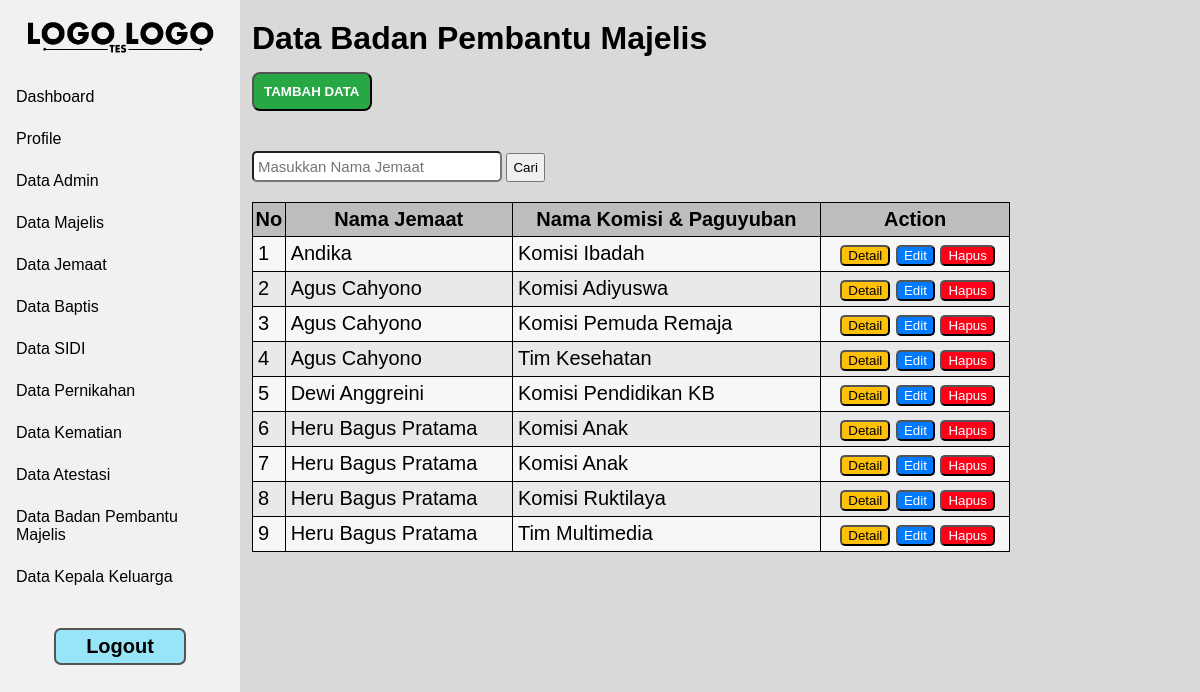
Screenshot of /admin/data_komisi_paguyuban.php (signed in) with the database file from the repository.
### tables this page shows
CREATE TABLE `komisi_paguyuban` (
  `nik` varchar(16) NOT NULL,
  `nama_komisi_paguyuban` varchar(250) NOT NULL,
  `jabatan` varchar(250) NOT NULL,
  `tanggal_peneguhan` date NOT NULL,
  `tanggal_lereh` date NOT NULL,
  `nama_pendeta` varchar(250) NOT NULL,
  `status` varchar(11) NOT NULL
);

CREATE TABLE `jemaat` (
  `nik` varchar(16) NOT NULL,
  `no_kk` varchar(16) NOT NULL,
  `nama_jemaat` varchar(200) NOT NULL,
  `password` varchar(200) NOT NULL,
  `jenis_kelamin` varchar(9) NOT NULL,
  `tempat_lahir` varchar(150) NOT NULL,
  `tanggal_lahir` date NOT NULL,
  `pendidikan_terakhir` varchar(100) NOT NULL,
  `pekerjaan` varchar(150) NOT NULL,
  `blok` varchar(2) NOT NULL,
  `pepanthan` varchar(50) NOT NULL,
  `status_hubungan_keluarga` varchar(100) NOT NULL,
  `status_jemaat` varchar(50) NOT NULL,
  `no_handphone` varchar(13) NOT NULL,
  `provinsi_kk` varchar(150) NOT NULL,
  `kab_kota_kk` varchar(150) NOT NULL,
  `kecamatan_kk` varchar(150) NOT NULL,
  `kelurahan_kk` varchar(150) NOT NULL,
  `rw_kk` varchar(4) NOT NULL,
  `rt_kk` varchar(4) NOT NULL,
  `provinsi_domisili` varchar(150) NOT NULL,
  `kab_kota_domisili` varchar(150) NOT NULL,
  `kecamatan_domisili` varchar(150) NOT NULL,
  `kelurahan_domisili` varchar(150) NOT NULL,
  `rw_domisili` varchar(4) NOT NULL,
  `rt_domisili` varchar(4) NOT NULL
);

### admin/data_komisi_paguyuban.php (the view, shortened to what this page needs)
<!DOCTYPE html>
<html lang="en">
<head>
</head>
<body>
    <?php
        include "../session/session_login.php";
        include "navbar.php";
    ?>
    <div class="body-content">
        <h1>Data Badan Pembantu Majelis</h1>
        <a id="-" href="tambah_komisi_paguyuban.php"><button id="btn-tambah">TAMBAH DATA</button></a>
        <form action="" method="GET" id="search-bar">
            <input type="text" id="search" name="search" placeholder="Masukkan Nama Jemaat">
            <button type="submit" id="btn-cari">Cari</button>
        </form>
        <div class="tabel">
            <table id="tb-data">
                <tr id="tb-tr">
                    <th id="tb-th">No</th>
                    <th id="tb-th">Nama Jemaat</th>
                    <th id="tb-th">Nama Komisi & Paguyuban</th>
                    <th id="tb-th">Action</th>
                </tr>
                <?php
                $where = '';
                    $query=mysqli_query($konek_db, "SELECT * FROM komisi_paguyuban INNER JOIN jemaat ON komisi_paguyuban.nik = jemaat.nik".$where);
                    $id = 0;
                    while ($data = mysqli_fetch_array($query)){
                ?>
                <form action="" method="POST">
                    <tr id="tb-tr">
                        <?php
                            $id++;
                            echo "
                                <td id='tb-td'>".$id."</td>
                                <td id='tb-td'>".$data["nama_jemaat"]."</td>
                                <td id='tb-td'>".$data["nama_komisi_paguyuban"]."</td>
                                <td id='tb-td'>
                                    <div class='action'>
                                        <button name='detail' id='btn-detail'>Detail</button>
                                        <button name='edit' id='btn-edit'>Edit</button>
                                        <button name='hapus' id='btn-hapus'>Hapus</button>
                                    </div>
                                </td>
                            ";
                        ?>
                    </tr>
                </form>
                <?php
                    }
                ?>
            </table>
        </div>
    </div>
</body>
</html>

### css/style-navbar.css (style rules this page uses)
* { font-family: sans-serif; box-sizing: border-box; text-decoration: none; margin: 0; }
body { background-color: #D9D9D9; }
.body-content { padding-top: 20px; margin-left: 21%; overflow-y: scroll; -ms-overflow-style: none; scrollbar-width: none; height: 100%; }

### css/style-tb-btn.css (style rules this page uses)
#btn-tambah { background: #28a745; color: #ffffff; cursor: pointer; margin-top: 15px; margin-bottom: 40px; padding: 10px 10px; border-radius: 8px; font-weight: bold; }
#btn-hapus { background: #ff0019; color: #ffffff; cursor: pointer; border-radius: 5px; }
#btn-edit { background: #007bff; color: #ffffff; cursor: pointer; border-radius: 5px; }
#btn-detail { background: #ffc107; color: #000000; cursor: pointer; border-radius: 5px; }
#search { margin-bottom: 20px; padding: 5px 4px; border-radius: 5px; width: 250px; font-size: 15px; }
#btn-cari { padding: 5px; cursor: pointer; }
#tb-data { width: 80%; }
#tb-data, #tb-th { border: 1px solid; border-collapse: collapse; font-size: 20px; padding: 5px 0px; background-color: #bdbdbd; }
#tb-data, #tb-td { border: 1px solid; border-collapse: collapse; font-size: 20px; padding: 5px 0px; padding-left: 5px; }
#tb-tr { background-color: #e9e9e9; }
#tb-tr:nth-child(even) { background-color: #f7f7f7; }
.action { text-align: center; }
tr { vertical-align: top; }

### rows the page displays
komisi_paguyuban: jemaat.nama_jemaat "Andika", nama_komisi_paguyuban "Komisi Ibadah"
komisi_paguyuban: jemaat.nama_jemaat "Agus Cahyono", nama_komisi_paguyuban "Komisi Adiyuswa"
komisi_paguyuban: jemaat.nama_jemaat "Agus Cahyono", nama_komisi_paguyuban "Komisi Pemuda Remaja"
komisi_paguyuban: jemaat.nama_jemaat "Agus Cahyono", nama_komisi_paguyuban "Tim Kesehatan"
komisi_paguyuban: jemaat.nama_jemaat "Dewi Anggreini", nama_komisi_paguyuban "Komisi Pendidikan KB"
komisi_paguyuban: jemaat.nama_jemaat "Heru Bagus Pratama", nama_komisi_paguyuban "Komisi Anak"
komisi_paguyuban: jemaat.nama_jemaat "Heru Bagus Pratama", nama_komisi_paguyuban "Komisi Anak"
komisi_paguyuban: jemaat.nama_jemaat "Heru Bagus Pratama", nama_komisi_paguyuban "Komisi Ruktilaya"
komisi_paguyuban: jemaat.nama_jemaat "Heru Bagus Pratama", nama_komisi_paguyuban "Tim Multimedia"
